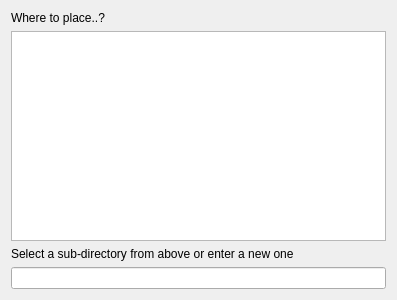
<?xml version="1.0" encoding="UTF-8"?>
<ui version="4.0">
 <class>IDlgDeviceExportPath</class>
 <widget class="QDialog" name="IDlgDeviceExportPath">
  <property name="geometry">
   <rect>
    <x>0</x>
    <y>0</y>
    <width>397</width>
    <height>300</height>
   </rect>
  </property>
  <property name="windowTitle">
   <string>Select output path...</string>
  </property>
  <layout class="QVBoxLayout" name="verticalLayout">
   <item>
    <widget class="QLabel" name="labelHead">
     <property name="text">
      <string>Where to place..?</string>
     </property>
    </widget>
   </item>
   <item>
    <widget class="QListWidget" name="listWidget"/>
   </item>
   <item>
    <widget class="QLabel" name="label">
     <property name="text">
      <string>Select a sub-directory from above or enter a new one</string>
     </property>
    </widget>
   </item>
   <item>
    <widget class="QLineEdit" name="lineEdit"/>
   </item>
  </layout>
 </widget>
 <resources/>
 <connections/>
</ui>
